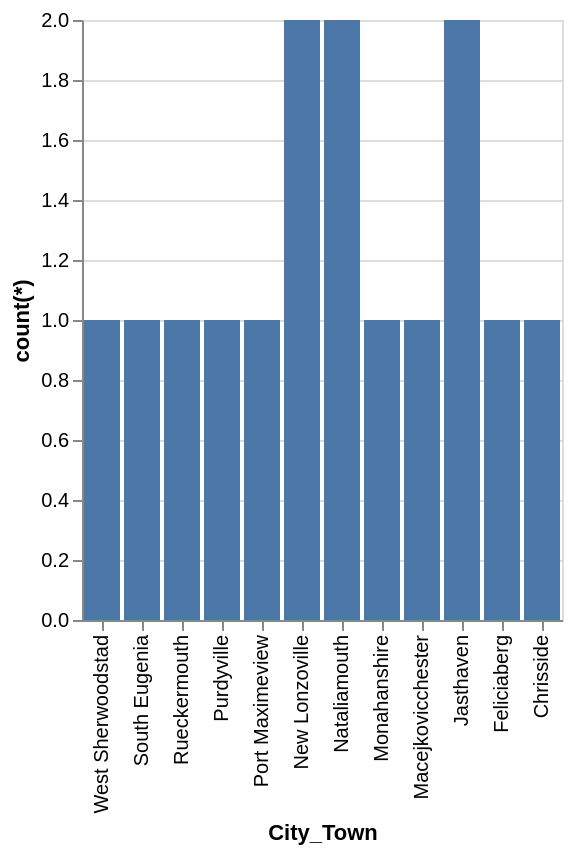

Vega-Lite specification for this chart:
### Vega-Lite specification from a JSON file in a GitHub repository (floating-point values rounded to 4 significant figures)
{"data": {"values": [{"x_data": "West Sherwoodstad", "y_data": 1}, {"x_data": "South Eugenia", "y_data": 1}, {"x_data": "Rueckermouth", "y_data": 1}, {"x_data": "Purdyville", "y_data": 1}, {"x_data": "Port Maximeview", "y_data": 1}, {"x_data": "New Lonzoville", "y_data": 2}, {"x_data": "Nataliamouth", "y_data": 2}, {"x_data": "Monahanshire", "y_data": 1}, {"x_data": "Macejkovicchester", "y_data": 1}, {"x_data": "Jasthaven", "y_data": 2}, {"x_data": "Feliciaberg", "y_data": 1}, {"x_data": "Chrisside", "y_data": 1}]}, "mark": "bar", "encoding": {"x": {"field": "x_data", "type": "nominal", "title": "City_Town", "sort": "descending"}, "y": {"field": "y_data", "type": "quantitative", "title": "count(*)"}}}
